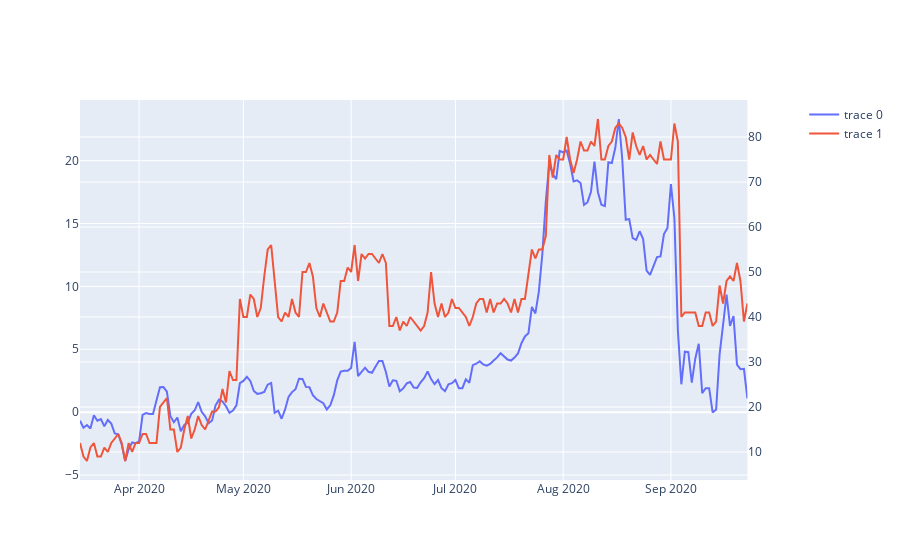

Write notebook code for a chart like this one.
### Code cell
import plotly.express as px
from plotly.subplots import make_subplots
import plotly.graph_objects as go

fig = make_subplots(specs=[[{"secondary_y": True}]])


fig.add_trace(
    go.Scatter(x=basis_200925["date"], y=basis_200925["annual_basis"]),
   secondary_y=False
)


fig.add_trace(
    go.Scatter(x=basis_200925["date"], y=basis_200925["fear"]),
    secondary_y=True
)


fig.show()

### Figure 1 — Plotly figure (JSON) as saved in the notebook; plotly's stock layout.template omitted (floating-point values rounded to 4 significant figures; data arrays with more than 128 entries replaced by an {"elided": "..."} marker saying what was removed)
{"data": [{"type": "scatter", "x": {"elided": "193 str values"}, "xaxis": "x", "y": {"elided": "193 float values"}, "yaxis": "y"}, {"type": "scatter", "x": {"elided": "193 str values"}, "xaxis": "x", "y": {"elided": "193 int values"}, "yaxis": "y2"}], "layout": {"xaxis": {"anchor": "y", "domain": [0, 0.94]}, "yaxis": {"anchor": "x", "domain": [0, 1]}, "yaxis2": {"anchor": "x", "overlaying": "y", "side": "right"}}}
